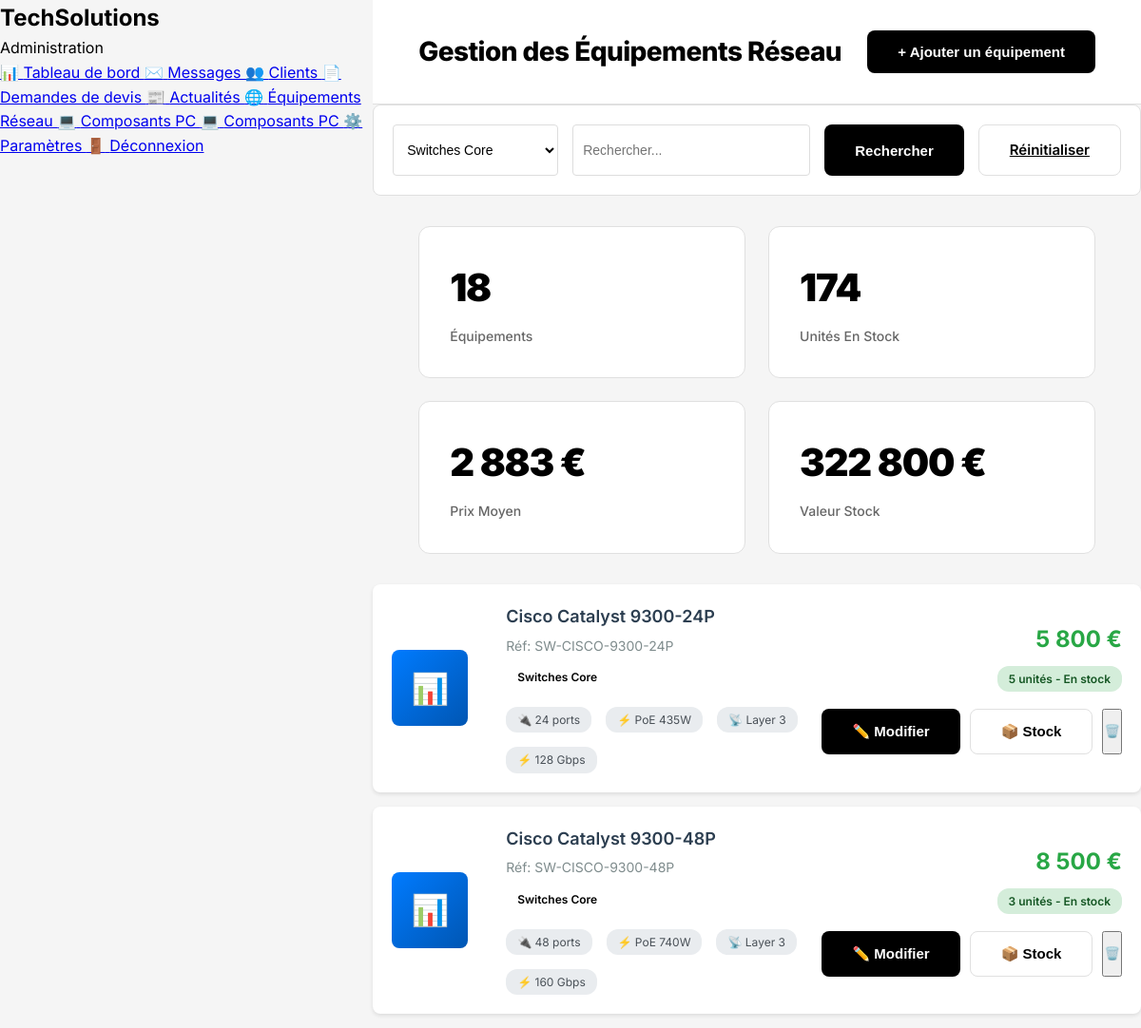
Screenshot of /admin/equipements_reseau.php?categorie=3 (signed in) with the database file from the repository.
### tables this page shows
CREATE TABLE IF NOT EXISTS equipements_reseau (
    id INT PRIMARY KEY AUTO_INCREMENT,
    categorie_id INT NOT NULL,
    reference VARCHAR(50) UNIQUE NOT NULL,
    marque VARCHAR(100) NOT NULL,
    modele VARCHAR(150) NOT NULL,
    nom_commercial VARCHAR(200) NOT NULL,
    description_courte VARCHAR(300),
    description_longue TEXT,
    
     
    niveau_layer ENUM('Layer 2', 'Layer 3', 'Layer 4-7', 'N/A') DEFAULT 'N/A',
    nombre_ports INT,
    type_ports VARCHAR(100),  
    debit_switching VARCHAR(50),  
    debit_throughput VARCHAR(50),  
    support_poe BOOLEAN DEFAULT FALSE,
    budget_poe_watts INT,  
    
     
    debit_routage VARCHAR(50),
    support_vpn BOOLEAN DEFAULT FALSE,
    nombre_vpn_tunnels INT,
    
     
    debit_firewall VARCHAR(50),
    debit_ips VARCHAR(50),
    debit_vpn_ipsec VARCHAR(50),
    nombre_sessions_max INT,
    support_ips_ids BOOLEAN DEFAULT FALSE,
    support_antivirus BOOLEAN DEFAULT FALSE,
    support_web_filtering BOOLEAN DEFAULT FALSE,
    
     
    cpu VARCHAR(200),
    ram VARCHAR(100),
    stockage VARCHAR(200),
    raid VARCHAR(100),
    alimentation VARCHAR(100),  
    
     
    standard_wifi VARCHAR(50),  
    bandes VARCHAR(50),  
    mimo VARCHAR(20),  
    clients_max_par_ap INT,
    
     
    format VARCHAR(50),  
    consommation_watts INT,
    temperature_fonctionnement VARCHAR(50),
    dimensions VARCHAR(100),
    poids_kg DECIMAL(6,2),
    
     
    fonctionnalites TEXT,  
    ports_management VARCHAR(200),
    garantie_constructeur VARCHAR(100),
    
     
    prix_achat DECIMAL(10,2) NOT NULL,
    prix_vente DECIMAL(10,2) NOT NULL,
    tva DECIMAL(5,2) DEFAULT 20.00,
    marge_pourcentage DECIMAL(5,2),
    stock INT DEFAULT 0,
    stock_alerte INT DEFAULT 2,
    disponible BOOLEAN DEFAULT TRUE,
    delai_livraison_jours INT DEFAULT 7,
    
     
    fournisseur VARCHAR(100),
    reference_fournisseur VARCHAR(100),
    
     
    image_principale VARCHAR(255),
    images_secondaires TEXT,  
    fiche_technique_url VARCHAR(255),
    
     
    slug VARCHAR(200) UNIQUE,
    meta_description TEXT,
    tags TEXT,  
    
     
    nombre_vues INT DEFAULT 0,
    nombre_devis INT DEFAULT 0,
    nombre_ventes INT DEFAULT 0,
    
     
    date_creation DATETIME DEFAULT CURRENT_TIMESTAMP,
    date_modification DATETIME ON UPDATE CURRENT_TIMESTAMP,
    actif BOOLEAN DEFAULT TRUE,
    
     
    FOREIGN KEY (categorie_id) REFERENCES categories_equipements_reseau(id),
    INDEX idx_categorie (categorie_id),
    INDEX idx_marque (marque),
    INDEX idx_prix (prix_vente),
    INDEX idx_stock (stock),
    INDEX idx_actif (actif),
    INDEX idx_disponible (disponible),
    FULLTEXT INDEX idx_recherche (nom_commercial, description_courte, description_longue, marque, modele)
);

CREATE TABLE IF NOT EXISTS categories_equipements_reseau (
    id INT PRIMARY KEY AUTO_INCREMENT,
    nom VARCHAR(100) NOT NULL UNIQUE,
    description TEXT,
    icone VARCHAR(50),
    ordre_affichage INT DEFAULT 0,
    actif BOOLEAN DEFAULT TRUE,
    INDEX idx_actif (actif),
    INDEX idx_ordre (ordre_affichage)
);

### admin/equipements_reseau.php (the view, shortened to what this page needs)
<?php
require_once '../includes/db.php';
$sql_categories = "SELECT * FROM categories_equipements_reseau WHERE actif = TRUE ORDER BY ordre_affichage";
$result_categories = $conn->query($sql_categories);
$page = isset($_GET['page']) ? (int)$_GET['page'] : 1;
$per_page = 20;
$offset = ($page - 1) * $per_page;
$categorie_filter = isset($_GET['categorie']) ? (int)$_GET['categorie'] : 0;
$search = isset($_GET['search']) ? $conn->real_escape_string($_GET['search']) : '';
$where_clauses = ["e.actif = TRUE"];
if ($categorie_filter > 0) {
    $where_clauses[] = "e.categorie_id = $categorie_filter";
}
$where_sql = "WHERE " . implode(" AND ", $where_clauses);
$sql = "SELECT e.*, c.nom AS categorie_nom, c.icone AS categorie_icone
        FROM equipements_reseau e
        INNER JOIN categories_equipements_reseau c ON e.categorie_id = c.id
        $where_sql
        ORDER BY c.ordre_affichage, e.nom_commercial
        LIMIT $per_page OFFSET $offset";
$result = $conn->query($sql);
?>
<!DOCTYPE html>
<html lang="fr">
<head>
    <link rel="stylesheet" href="../css/admin.css">
</head>
<body>
    <div class="admin-container">
        <aside class="admin-sidebar">
            <div class="admin-logo">
                <h2>TechSolutions</h2>
                <p>Administration</p>
            </div>
            <nav class="admin-nav">
                <a href="dashboard.php">
                    <span>📊</span> Tableau de bord
                </a>
                <a href="messages.php">
                    <span>✉️</span> Messages
                </a>
                <a href="clients.php">
                    <span>👥</span> Clients
                </a>
                <a href="devis.php">
                    <span>📄</span> Demandes de devis
                </a>
                <a href="actualites.php">
                    <span>📰</span> Actualités
                </a>
                <a href="equipements_reseau.php" class="active">
                    <span>🌐</span> Équipements Réseau
                </a>
                <a href="composants_pc.php">
                    <span>💻</span> Composants PC
                </a>
                <a href="configurations_completes.php">
                    <span>💻</span> Composants PC
                </a>
                <a href="parametres.php">
                    <span>⚙️</span> Paramètres
                </a>
                <a href="logout.php">
                    <span>🚪</span> Déconnexion
                </a>
            </nav>
        </aside>
        <main class="admin-main">
            <div class="admin-header">
                <h1>Gestion des Équipements Réseau</h1>
                <div class="admin-actions">
                    <button class="btn btn-primary" onclick="window.location.href='equipement_add.php'">
                        + Ajouter un équipement
                    </button>
                </div>
            </div>
            <div class="filter-bar">
                <form method="GET" style="display: flex; gap: 15px; flex: 1;">
                    <select name="categorie" onchange="this.form.submit()">
                        <?php $result_categories->data_seek(0); ?>
                        <?php while ($cat = $result_categories->fetch_assoc()): ?>
                            <option value="<?= $cat['id'] ?>" <?= $categorie_filter == $cat['id'] ? 'selected' : '' ?>>
                                <?= htmlspecialchars($cat['nom']) ?>
                            </option>
                        <?php endwhile; ?>
                    </select>
                    <input type="search" name="search" placeholder="Rechercher..."
                           value="<?= htmlspecialchars($search) ?>" style="flex: 1;">
                    <button type="submit" class="btn btn-primary">Rechercher</button>
                    <?php if ($categorie_filter > 0 || !empty($search)): ?>
                        <a href="equipements_reseau.php" class="btn btn-secondary">Réinitialiser</a>
                    <?php endif; ?>
                </form>
            </div>
            <div class="stats-grid">
                <?php
                $sql_stats = "SELECT
                    COUNT(*) as total,
                    SUM(stock) as total_stock,
                    ROUND(AVG(prix_vente), 2) as prix_moyen,
                    SUM(stock * prix_vente) as valeur_stock
                    FROM equipements_reseau WHERE actif = TRUE";
                $result_stats = $conn->query($sql_stats);
                $stats = $result_stats->fetch_assoc();
                ?>
                <div class="stat-card">
                    <div class="stat-value"><?= $stats['total'] ?></div>
                    <div class="stat-label">Équipements</div>
                </div>
                <div class="stat-card">
                    <div class="stat-value"><?= $stats['total_stock'] ?></div>
                    <div class="stat-label">Unités en stock</div>
                </div>
                <div class="stat-card">
                    <div class="stat-value"><?= number_format($stats['prix_moyen'], 0, ',', ' ') ?> €</div>
                    <div class="stat-label">Prix moyen</div>
                </div>
                <div class="stat-card">
                    <div class="stat-value"><?= number_format($stats['valeur_stock'], 0, ',', ' ') ?> €</div>
                    <div class="stat-label">Valeur stock</div>
                </div>
            </div>
            <div class="equipment-list">
                <?php if ($result->num_rows > 0): ?>
                    <?php while ($equip = $result->fetch_assoc()): ?>
                        <div class="equipment-card">
                            <div class="equipment-icon">
                                <?php
                                $icons = [
                                    'Firewalls' => '🛡️',
                                    'Routeurs' => '🔀',
                                    'Switches Core' => '📊',
                                    'Switches Distribution' => '🔌',
                                    'Points d\'Accès WiFi' => '📡',
                                    'Serveurs' => '🖥️',
                                    'Stockage NAS' => '💾',
                                    'Onduleurs UPS' => '🔋'
                                ];
                                echo $icons[$equip['categorie_nom']] ?? '📦';
                                ?>
                            </div>
                            <div class="equipment-info">
                                <div class="equipment-title">
                                    <?= htmlspecialchars($equip['marque']) ?> <?= htmlspecialchars($equip['modele']) ?>
                                </div>
                                <div class="equipment-reference">
                                    Réf: <?= htmlspecialchars($equip['reference']) ?>
                                </div>
                                <span class="category-badge cat-<?= strtolower(str_replace(' ', '-', $equip['categorie_nom'])) ?>">
                                    <?= htmlspecialchars($equip['categorie_nom']) ?>
                                </span>
                                <div class="equipment-specs">
                                    <?php if ($equip['nombre_ports']): ?>
                                        <span class="spec-badge">🔌 <?= $equip['nombre_ports'] ?> ports</span>
                                    <?php endif; ?>
                                    <?php if ($equip['support_poe']): ?>
                                        <span class="spec-badge">⚡ PoE <?= $equip['budget_poe_watts'] ?>W</span>
                                    <?php endif; ?>
                                    <?php if ($equip['niveau_layer'] && $equip['niveau_layer'] != 'N/A'): ?>
                                        <span class="spec-badge">📡 <?= $equip['niveau_layer'] ?></span>
                                    <?php endif; ?>
                                    <?php if ($equip['debit_switching']): ?>
                                        <span class="spec-badge">⚡ <?= $equip['debit_switching'] ?></span>
                                    <?php endif; ?>
                                </div>
                            </div>
                            <div class="equipment-pricing">
                                <div class="price-tag"><?= number_format($equip['prix_vente'], 0, ',', ' ') ?> €</div>
                                <?php
                                $stock_class = 'stock-ok';
                                $stock_text = 'En stock';
                                ?>
                                <span class="stock-indicator <?= $stock_class ?>">
                                    <?= $equip['stock'] ?> unités - <?= $stock_text ?>
                                </span>
                                <div style="display: flex; gap: 10px; margin-top: 10px;">
                                    <button class="btn btn-sm btn-primary"
                                            onclick="window.location.href='equipement_edit.php?id=<?= $equip['id'] ?>'">
                                        ✏️ Modifier
                                    </button>
                                    <button class="btn btn-sm btn-secondary"
                                            onclick="updateStock(<?= $equip['id'] ?>, <?= $equip['stock'] ?>)">
                                        📦 Stock
                                    </button>
                                    <button class="btn btn-sm btn-danger"
                                            onclick="deleteEquipment(<?= $equip['id'] ?>)">
                                        🗑️
                                    </button>
                                </div>
                            </div>
                        </div>
                    <?php endwhile; ?>
                <?php endif; ?>
            </div>
        </main>
    </div>
</body>
</html>

### rows the page displays
equipements_reseau: categorie.nom "📊", marque "Cisco", modele "Catalyst 9300-24P", reference "SW-CISCO-9300-24P", categorie.nom "Switches Core", nombre_ports "24", budget_poe_watts "435", niveau_layer "Layer 3", debit_switching "128 Gbps", prix_vente "5 800", stock "5", stock_text "En stock"
equipements_reseau: categorie.nom "📊", marque "Cisco", modele "Catalyst 9300-48P", reference "SW-CISCO-9300-48P", categorie.nom "Switches Core", nombre_ports "48", budget_poe_watts "740", niveau_layer "Layer 3", debit_switching "160 Gbps", prix_vente "8 500", stock "3", stock_text "En stock"

### other values shown
$stats['total'] "18"
$stats['total_stock'] "174"
$stats['prix_moyen'] "2 883"
$stats['valeur_stock'] "322 800"
form field categorie "Switches Core"
